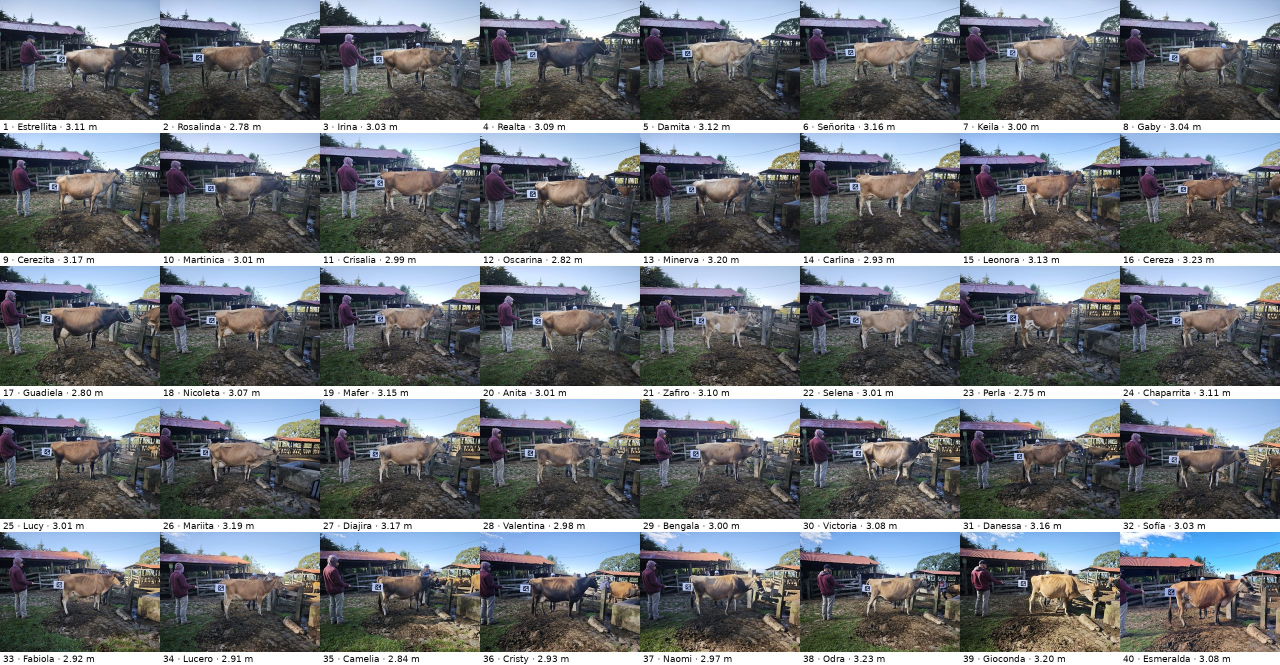
#> input picture informes/campana_20260912/mosaico_seleccion_3m.jpg, 2560 x 1330 px (shown at 1/2 size)
$ jupyter execute --allow-errors modelo_peso.ipynb   (shell and % lines are left out)
#> lines starting #> are read from the running program, lines starting #| are printed output that depends on the picture
### pipeline/src/eval_weight_campana.py
"""Evaluación preespecificada del modelo alométrico de peso con la campaña de calibración.

Protocolo, fijado antes de recibir los pesos:

- Unidad de análisis: el animal. Una fotografía por animal: la primaria (la aceptada más cercana a 3.0 m,
  `primaria == 1` en `medidas_app_3m_20260912.csv`) o, si la ruta de la aplicación la rechazó, la siguiente
  fotografía aceptada del orden de preselección (`rango_3m`). Entran los 40 animales con referencia.
- Predictor: área lateral cruda en cm² medida por la ruta de la aplicación (jpeg-js, LiteRT FP32, `segment.ts`,
  js-aruco2), sin corrección por distancia.
- Modelo: ln W = ln a + b·ln A por mínimos cuadrados. Validación leave-one-out por animal; IC95 del MAPE por
  bootstrap de animales (B = 2000, semilla fija); intervalo de predicción al 95 % en escala logarítmica con el
  término de apalancamiento (`loglog_prediction`, el esquema que consume la aplicación).
- Secundarios, que no eligen el modelo: mediana de las fotografías aceptadas por animal, AIC del área frente a
  área + ancho + alto de la caja, repetibilidad entre fotografías (ICC(1) del log del área, CV del peso predicho).

Referencias: `pesos_20260920.csv` (fila, nombre, arete, peso_lb, fecha_pesaje, instrumento, fuente y, si la hay,
`peso_lb2`). Identidad validada contra la bitácora de la campaña. Escribe en `--out` (que no debe existir):
`evaluacion.json`, `predicciones_loo.csv`, `pred_vs_real.png`, `resumen.md` y, si a > 0 y b > 0,
`weight_model.json` y `golden_cases.json` listos para `app/assets/model_bundle/`.

    python src/eval_weight_campana.py --out ../informes/campana_20260912/peso
"""
from __future__ import annotations

import argparse
import csv
import datetime
import hashlib
import json
import math
import sys
from pathlib import Path

import numpy as np
from scipy.stats import t as tdist

ROOT = Path(__file__).resolve().parents[1]
DATA = ROOT / "data/field/campana_20260912"
MEDIDAS_DEFAULT = DATA / "medidas_app_3m_20260912.csv"
PESOS_DEFAULT = DATA / "pesos_20260920.csv"
BITACORA_DEFAULT = DATA / "bitacora_campana_20260912.csv"
PHOTO_DATE = datetime.date(2026, 9, 12)
SEED = 20260919
B_BOOT = 2000
LB = 0.45359237
RUTA_MEDIDA = "jpeg-js/image.ts + LiteRT FP32 (PC) + segment.ts + js-aruco2; área cruda, sin corrección por distancia"


def leer_csv(path: Path) -> list[dict[str, str]]:
    with Path(path).open(encoding="utf-8-sig", newline="") as f:
        return list(csv.DictReader(f))


def sha256(path: Path) -> str:
    return hashlib.sha256(Path(path).read_bytes()).hexdigest()


# ----------------------------------------------------------------------------- modelo
# [380 lines left out: functions fit, predict, metrics, evaluate, compare_aic, leer_pesos and 5 more, not called in this run]


# [6 lines that do not run on import are left out]

### notebooks/modelo_peso.ipynb
# Evidencia del modelo de peso y del segmentador

Estimación de peso bovino por visión. Este cuaderno reproduce, desde los archivos versionados en este repositorio, el
modelo de peso que lleva la aplicación (campaña de calibración del 12 de septiembre de 2026: 40 vacas Jersey adultas,
una fotografía lateral por animal, referencia por cinta bovinométrica), lo compara con el paquete desplegado, mide la
repetibilidad entre fotografías del mismo animal y resume el predictor alternativo explorado. Después reúne la evidencia
del segmentador y del dispositivo: IoU contra máscaras manuales, paridad entre computadora y Galaxy A25, tiempos medidos
en el teléfono y golden de la aplicación. Cierra con el modelo del piloto de junio de 2026 y su transferencia a la campaña.

Importa las funciones de `pipeline/src/eval_weight_campana.py` y `pipeline/src/eval_weight_fotos_hoy.py`, de modo que el
cálculo es el de los scripts y no una copia. Se ejecutó con el entorno del pipeline (`pipeline/requirements-lock.txt` más
`ipykernel`). Todos los archivos que lee están en este repositorio.

[cell 1]
import json, sys, math
from pathlib import Path
import numpy as np, pandas as pd, cv2
import matplotlib.pyplot as plt
from sklearn.linear_model import LinearRegression, RidgeCV
from sklearn.preprocessing import StandardScaler
from sklearn.pipeline import make_pipeline
from sklearn.metrics import r2_score

ROOT = Path.cwd().resolve()
ROOT = ROOT if (ROOT / "pipeline").exists() else ROOT.parent
sys.path.insert(0, str(ROOT / "pipeline" / "src"))
from eval_weight_campana import leer_csv, leer_pesos, seleccionar_fotos, evaluate, fit, predict
from eval_weight_fotos_hoy import FEATURES, mape, rmse, loo_predict, loo_predict_loglog, boot_ci_mape

CAMPANA = ROOT / "pipeline/data/field/campana_20260912"
INFORME = ROOT / "informes/campana_20260912"
pd.set_option("display.width", 160); pd.set_option("display.max_columns", 20); pd.set_option("display.max_rows", 60)
plt.rcParams["figure.dpi"] = 100

## 1. Datos de la campaña: 40 animales, una fotografía por animal

`bitacora_campana_20260912.csv` fija la identidad (fila, nombre, arete); `pesos_20260920.csv` trae la lectura de cinta
bovinométrica del 20 de septiembre de 2026, una por animal; `medidas_app_3m_20260912.csv` contiene las 200 fotografías
preseleccionadas (cinco por animal, las más cercanas a 3.0 m) medidas por la ruta de la aplicación reproducida en
computadora (jpeg-js, LiteRT FP32, `segment.ts`, js-aruco2). Entra una fotografía por animal: la primaria o, si la ruta la
rechazó, la siguiente aceptada del orden de preselección. La selección se fijó antes de conocer los pesos.

#> (a cell that did not finish here is left out)

## 2. Modelo alométrico con validación leave-one-out por animal

`evaluate` reajusta $a$, $b$ y el intervalo de predicción sin el animal evaluado, una vez por animal, y calcula el MAPE con
su IC95 bootstrap por animal (B = 2000, semilla fija), MAE, RMSE, R² y la cobertura del intervalo de predicción al 95 %.
El análisis secundario preespecificado usa la mediana del área de las fotografías aceptadas de cada animal. Las cifras se
contrastan con `informes/campana_20260912/peso/evaluacion.json`, que escribió `eval_weight_campana.py`.

#> (a cell that did not finish here is left out)

## 3. Coeficientes del paquete que lleva la aplicación

Ajuste completo sobre los 40 animales de $\ln W = \ln a + b \cdot \ln A$, frente a `app/assets/model_bundle/weight_model.json`,
que es lo que la aplicación lee en tiempo de ejecución: coeficientes, parámetros del intervalo de predicción log-log al
95 % y rango de calibración. Los coeficientes no están escritos en el código de la aplicación.

#> (a cell that did not finish here is left out)

#> (a cell that did not finish here is left out)

## 4. Repetibilidad entre fotografías del mismo animal

Las fotografías aceptadas de las cinco preseleccionadas a 3 m de cada animal se predicen con el modelo del pliegue que dejó
fuera a ese animal. El ICC(1) del logaritmo del área es el del logaritmo del peso para cualquier modelo alométrico; el
coeficiente de variación y el rango del peso predicho por animal son la dispersión que ve el usuario al repetir la
fotografía. Se muestran los ocho animales de mayor rango.

[cell 6]
def icc1(grupos):
    N = sum(map(len, grupos)); k = len(grupos); media = np.mean([v for g in grupos for v in g])
    msb = sum(len(g) * (np.mean(g) - media) ** 2 for g in grupos) / (k - 1)
    msw = sum(sum((v - np.mean(g)) ** 2 for v in g) for g in grupos) / (N - k)
    n0 = (N - sum(len(g) ** 2 for g in grupos) / N) / (k - 1)
    return (msb - msw) / (msb + (n0 - 1) * msw)
#> (the rest of this cell did not finish here and is left out)

## 5. Predictor alternativo explorado: profundidad corporal proyectada

`informes/campana_20260912/peso_profundidad/` evalúa, sobre los mismos 40 animales y las mismas fotografías, un modelo de
exponente fijo sobre la profundidad corporal proyectada media de la banda central de la silueta
(`measure_depth_campana.py`, `eval_weight_depth_campana.py`). Aquí se leen sus métricas y se calcula su repetibilidad
con el criterio del apartado 4, con el ajuste completo de cada modelo. Es más exacto en promedio y menos repetible
entre fotografías; la diferencia de MAPE queda bajo la resolución del estudio y no se validó frente a báscula. La
aplicación estima con el área.

#> (a cell that did not finish here is left out)

## 6. Fotografías de la campaña y control del segmentador

`informes/campana_20260912/mosaico_seleccion_3m.jpg`: la fotografía primaria de cada uno de los 40 animales, con el
marcador ArUco de 15 cm sostenido junto al costado; el rótulo da la fila, el nombre y la distancia estimada desde el
marcador. Debajo, una imagen de control del conjunto de validación manual (`informes/iou_val_manual_apk_20260909/img/`):
máscara de referencia pintada a mano (amarillo la vaca objetivo, azul las demás), salida del `.pt` en computadora y salida
de la ruta del APK (LiteRT), con el IoU y el error de área de cada una, en una escena con varias vacas.

[cell 8]
from matplotlib_inline.backend_inline import set_matplotlib_formats
set_matplotlib_formats('jpeg')   # fotografías: JPEG pesa diez veces menos que PNG
def mostrar(ruta, ancho, titulo):
#> called with ancho = 1600
    img = cv2.cvtColor(cv2.imread(str(ruta)), cv2.COLOR_BGR2RGB); escala = ancho / img.shape[1]
#> after `escala = ancho / img.shape[1]`: escala = 0.625
    img = cv2.resize(img, (ancho, int(img.shape[0] * escala)), interpolation=cv2.INTER_AREA)
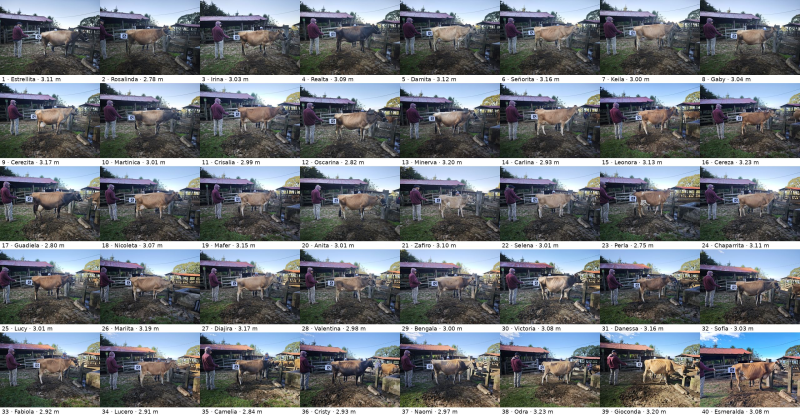
#> img: shape (831, 1600, 3) (shown at 1/2 size); mean R, G, B 111.9, 116.8, 122.9
    fig, ax = plt.subplots(figsize=(13, 13 * img.shape[0] / img.shape[1]))
    ax.imshow(img); ax.axis("off"); ax.set_title(titulo, fontsize=10); plt.tight_layout(); plt.show()
mostrar(INFORME / "mosaico_seleccion_3m.jpg", 1600, "Fotografía primaria de los 40 animales, con el marcador ArUco de 15 cm y la distancia estimada")
mostrar(ROOT / "informes/iou_val_manual_apk_20260909/img/burst_taty_01.jpg", 1600,
        "Conjunto de validación manual: referencia (amarillo, vaca objetivo), .pt en computadora y ruta del APK (LiteRT)")
#> call 2 of mostrar, with ancho = 1600
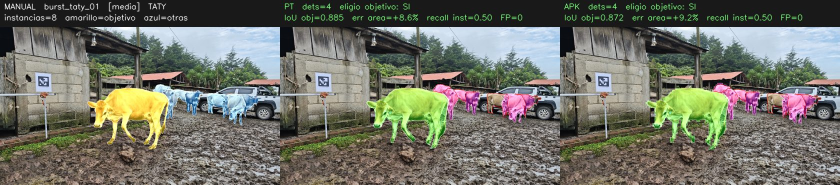
#> input picture informes/iou_val_manual_apk_20260909/img/burst_taty_01.jpg, 1680 x 369 px (shown at 1/2 size)
#> in mostrar (call 2), `img = cv2.resize(img, (ancho, int(img.shape[0] * escala)), interpolati..`:
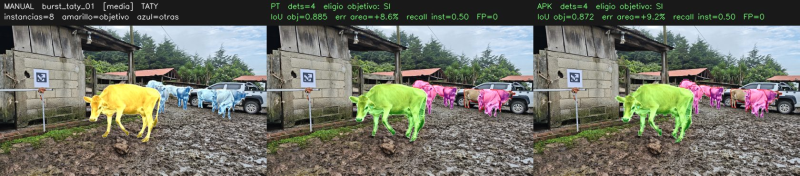
#> img: shape (351, 1600, 3) (shown at 1/2 size); mean R, G, B 111.1, 112.4, 101.5
set_matplotlib_formats('png')
